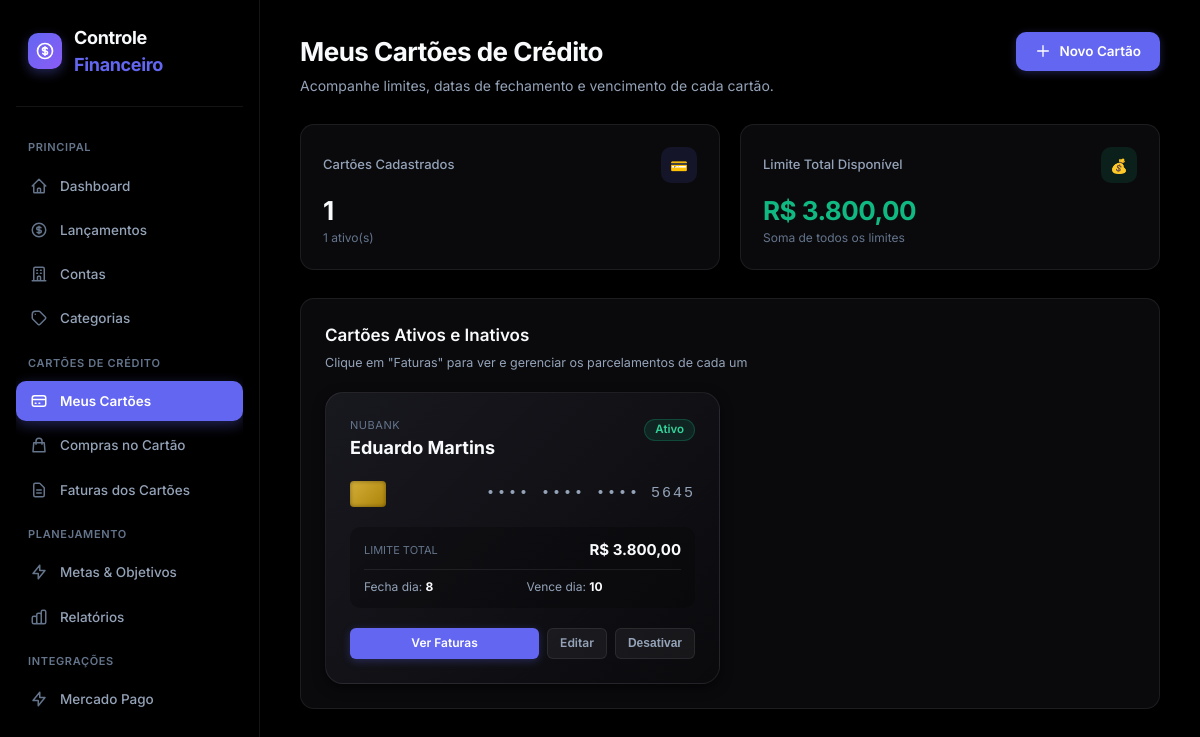
Screenshot of /cartoes/ with the database file from the repository.
### models/cartao.py (models this page shows, shortened)
class Cartao(db.Model):
    __tablename__ = "cartoes"
    id = db.Column(
        db.Integer,
        primary_key=True
    )
    nome = db.Column(
        db.String(100),
        nullable=False
    )
    banco = db.Column(
        db.String(100),
        nullable=False
    )
    ultimos_digitos = db.Column(
        db.String(4),
        nullable=True
    )
    limite = db.Column(
        db.Numeric(12, 2),
        nullable=False,
        default=0
    )
    dia_fechamento = db.Column(
        db.Integer,
        nullable=False
    )
    dia_vencimento = db.Column(
        db.Integer,
        nullable=False
    )
    ativo = db.Column(
        db.Boolean,
        nullable=False,
        default=True
    )
    criado_em = db.Column(
        db.DateTime,
        default=datetime.utcnow
    )
    faturas = db.relationship(
        "FaturaCartao",
        back_populates="cartao",
        cascade="all, delete-orphan"
    )

### routes/cartoes.py (the view)
@cartoes_bp.route("/")
def listar():
    cartoes = Cartao.query.order_by(
        Cartao.nome
    ).all()
    return render_template(
        "cartoes.html",
        cartoes=cartoes
    )

### app.py (called while the page is built)
def formatar_moeda(valor):
    try:
        valor = float(
            valor or 0
        )
    except (
        TypeError,
        ValueError
    ):
        valor = 0.0
    negativo = valor < 0
    valor = abs(
        valor
    )
    texto = f"{valor:,.2f}"
    texto = (
        texto
        .replace(",", "X")
        .replace(".", ",")
        .replace("X", ".")
    )
    if negativo:
        texto = "-" + texto
    return texto

### templates/cartoes.html (shortened to what this page needs)
{% extends "base.html" %}
{% block content %}
<div class="page-header">
    <div class="page-header-content">
        <h1>Meus Cartões de Crédito</h1>
        <p>Acompanhe limites, datas de fechamento e vencimento de cada cartão.</p>
    </div>
    <div class="page-header-actions">
        <a href="{{ url_for('cartoes.novo') }}" class="btn btn-primary">
            <svg xmlns="http://www.w3.org/2000/svg" width="16" height="16" fill="none" viewBox="0 0 24 24" stroke="currentColor">
                <path stroke-linecap="round" stroke-linejoin="round" stroke-width="2" d="M12 4v16m8-8H4"/>
            </svg>
            Novo Cartão
        </a>
    </div>
</div>
<div class="cards">
    <div class="card">
        <div class="card-header-line">
            <span class="card-title">Cartões Cadastrados</span>
            <div class="card-icon primary">💳</div>
        </div>
        <strong class="card-value valor-destaque">{{ cartoes|length }}</strong>
        <span class="card-subtext">{{ cartoes|selectattr("ativo")|list|length }} ativo(s)</span>
    </div>
    <div class="card">
        <div class="card-header-line">
            <span class="card-title">Limite Total Disponível</span>
            <div class="card-icon success">💰</div>
        </div>
        <strong class="card-value valor-positivo">
            R$ {{ cartoes|map(attribute="limite")|map("float")|sum|moeda }}
        </strong>
        <span class="card-subtext">Soma de todos os limites</span>
    </div>
</div>
<div class="panel">
    <div class="panel-header">
        <div>
            <h2 class="panel-title">Cartões Ativos e Inativos</h2>
            <span class="panel-subtitle">Clique em "Faturas" para ver e gerenciar os parcelamentos de cada um</span>
        </div>
    </div>
    <div style="display: grid; grid-template-columns: repeat(auto-fill, minmax(320px, 1fr)); gap: 20px;">
        {% for cartao in cartoes %}
        <div style="background: linear-gradient(135deg, #18181f 0%, #0a0a0d 100%); border: 1px solid var(--border); border-radius: var(--radius-xl); padding: 24px; position: relative; box-shadow: var(--shadow-md); transition: var(--transition);">
            <div style="display: flex; justify-content: space-between; align-items: flex-start; margin-bottom: 20px;">
                <div>
                    <span style="font-size: 11px; text-transform: uppercase; letter-spacing: 0.05em; color: var(--text-muted); display: block;">{{ cartao.banco }}</span>
                    <strong style="font-size: 18px; color: var(--text-primary);">{{ cartao.nome }}</strong>
                </div>
                <div>
                    {% if cartao.ativo %}
                        <span class="badge badge-success">Ativo</span>
                    {% else %}
                        <span class="badge badge-danger">Inativo</span>
                    {% endif %}
                </div>
            </div>
            <div style="display: flex; align-items: center; justify-content: space-between; margin-bottom: 20px;">
                <div style="width: 36px; height: 26px; background: linear-gradient(135deg, #d4af37, #aa820a); border-radius: 4px; box-shadow: inset 0 0 4px rgba(0,0,0,0.4);"></div>
                <div style="font-family: monospace; font-size: 15px; letter-spacing: 2px; color: var(--text-secondary);">
                    •••• •••• •••• {{ cartao.ultimos_digitos if cartao.ultimos_digitos else '----' }}
                </div>
            </div>
            <div style="background: rgba(0, 0, 0, 0.25); border-radius: var(--radius-md); padding: 12px 14px; margin-bottom: 20px;">
                <div style="display: flex; justify-content: space-between; align-items: center; margin-bottom: 8px;">
                    <span style="font-size: 11px; color: var(--text-muted); text-transform: uppercase;">Limite Total</span>
                    <strong style="font-size: 15px; color: var(--text-primary);">R$ {{ cartao.limite|moeda }}</strong>
                </div>
                <div style="display: grid; grid-template-columns: 1fr 1fr; gap: 8px; font-size: 12px; color: var(--text-secondary); border-top: 1px solid var(--border); padding-top: 8px;">
                    <div>Fecha dia: <strong style="color: var(--text-primary);">{{ cartao.dia_fechamento }}</strong></div>
                    <div>Vence dia: <strong style="color: var(--text-primary);">{{ cartao.dia_vencimento }}</strong></div>
                </div>
            </div>
            <div style="display: flex; align-items: center; justify-content: space-between; gap: 8px; flex-wrap: wrap;">
                <a href="{{ url_for('faturas_cartao.faturas_cartao', cartao_id=cartao.id) }}" class="btn btn-primary btn-sm" style="flex: 1;">
                    Ver Faturas
                </a>
                <a href="{{ url_for('cartoes.editar', id=cartao.id) }}" class="btn btn-secondary btn-sm">
                    Editar
                </a>
                <form method="POST" action="{{ url_for('cartoes.alternar', id=cartao.id) }}">
                    <button type="submit" class="btn btn-secondary btn-sm" title="Alternar status">
                        {{ 'Desativar' if cartao.ativo else 'Ativar' }}
                    </button>
                </form>
            </div>
        </div>
        {% else %}
        <div class="empty-state" style="grid-column: 1 / -1;">
            <div class="empty-state-icon">💳</div>
            <strong>Nenhum cartão cadastrado</strong>
            <span>Cadastre seu cartão de crédito para gerenciar faturas e parcelamentos.</span>
        </div>
        {% endfor %}
    </div>
</div>
{% endblock %}

### static/css/style.css (style rules this page uses)
:root { color-scheme: dark; --bg-base: #000000; --bg-surface: #0a0a0d; --bg-surface-hover: #121216; --bg-elevated: #16161c; --border: rgba(255, 255, 255, 0.08); --border-hover: rgba(255, 255, 255, 0.16); --border-focus: #6366f1; --text-primary: #f8fafc; --text-secondary: #94a3b8; --text-muted: #64748b; --primary: #6366f1; --primary-hover: #4f46e5; --primary-light: rgba(99, 102, 241, 0.12); --success: #10b981; --success-hover: #059669; --success-bg: rgba(16, 185, 129, 0.12); --danger: #f43f5e; --danger-hover: #e11d48; --danger-bg: rgba(244, 63, 94, 0.12); --warning: #f59e0b; --warning-hover: #d97706; --warning-bg: rgba(245, 158, 11, 0.12); --info: #0ea5e9; --info-bg: rgba(14, 165, 233, 0.12); --radius-sm: 6px; --radius-md: 10px; --radius-lg: 14px; --radius-xl: 18px; --shadow-sm: 0 1px 2px rgba(0, 0, 0, 0.5); --shadow-md: 0 4px 12px rgba(0, 0, 0, 0.6); --shadow-lg: 0 10px 25px rgba(0, 0, 0, 0.7); --sidebar-width: 260px; --transition: all 0.2s cubic-bezier(0.4, 0, 0.2, 1); }
* { box-sizing: border-box; margin: 0; padding: 0; }
html, body { min-height: 100%; background-color: #000000 !important; color: var(--text-primary); font-family: 'Inter', system-ui, -apple-system, BlinkMacSystemFont, 'Segoe UI', Roboto, sans-serif; font-size: 14px; line-height: 1.5; -webkit-font-smoothing: antialiased; }
.page-header { display: flex; align-items: flex-start; justify-content: space-between; margin-bottom: 28px; gap: 20px; flex-wrap: wrap; }
.page-header-content h1 { font-size: 26px; font-weight: 700; color: var(--text-primary); letter-spacing: -0.02em; margin-bottom: 4px; }
.page-header-content p { color: var(--text-secondary); font-size: 14px; }
.page-header-actions { display: flex; align-items: center; gap: 12px; }
.cards { display: grid; grid-template-columns: repeat(auto-fit, minmax(240px, 1fr)); gap: 20px; margin-bottom: 28px; }
.card { background: var(--bg-surface); border: 1px solid var(--border); border-radius: var(--radius-lg); padding: 22px; position: relative; overflow: hidden; transition: var(--transition); box-shadow: var(--shadow-sm); }
.card-header-line { display: flex; align-items: center; justify-content: space-between; margin-bottom: 12px; }
.card-title { color: var(--text-secondary); font-size: 13px; font-weight: 500; }
.card-icon { width: 36px; height: 36px; border-radius: var(--radius-md); display: flex; align-items: center; justify-content: center; flex-shrink: 0; }
.card-icon.primary { background: var(--primary-light); color: var(--primary); }
.card-icon.success { background: var(--success-bg); color: var(--success); }
.card-value { font-size: 26px; font-weight: 700; letter-spacing: -0.02em; display: block; line-height: 1.2; }
.card-subtext { margin-top: 8px; font-size: 12px; color: var(--text-muted); }
.panel { background: var(--bg-surface); border: 1px solid var(--border); border-radius: var(--radius-lg); padding: 24px; margin-bottom: 28px; box-shadow: var(--shadow-sm); }
.panel-header { display: flex; align-items: center; justify-content: space-between; margin-bottom: 20px; gap: 16px; }
.panel-title { font-size: 17px; font-weight: 600; color: var(--text-primary); margin-bottom: 2px; }
.panel-subtitle { font-size: 12.5px; color: var(--text-secondary); }
.valor-positivo { color: var(--success) !important; }
.valor-destaque { color: var(--text-primary) !important; }
.badge { display: inline-flex; align-items: center; gap: 6px; padding: 4px 10px; border-radius: 9999px; font-size: 11.5px; font-weight: 600; text-transform: capitalize; line-height: 1; }
.badge-pago, .badge-success { background: var(--success-bg); color: #34d399; border: 1px solid rgba(16, 185, 129, 0.25); }
.btn { display: inline-flex; align-items: center; justify-content: center; gap: 8px; padding: 9px 18px; font-size: 13.5px; font-weight: 600; border-radius: var(--radius-md); text-decoration: none; cursor: pointer; transition: var(--transition); border: 1px solid transparent; line-height: 1.4; }
.btn-primary { background: var(--primary); color: #ffffff; box-shadow: 0 2px 8px rgba(99, 102, 241, 0.3); }
.btn-secondary { background: rgba(255, 255, 255, 0.05); color: var(--text-secondary); border-color: var(--border); }
.btn-sm { padding: 6px 12px; font-size: 12px; border-radius: var(--radius-sm); }

### templates/base.html (style rules this page uses)
:root { color-scheme: dark; }
html, body, .app-layout, .main-wrapper { background-color: #000000 !important; color: #f8fafc !important; }

### rows the page displays
Cartao: banco "NUBANK", nome "Eduardo Martins", shows "Ativo", ultimos_digitos "5645", limite|moeda "3.800,00", dia_fechamento "8", dia_vencimento "10", ativo "Desativar"

### other values shown
{{ cartoes|length }} "1"
{{ cartoes|selectattr("ativo")|list|length }} "1"
{{ cartoes|map(attribute="limite")|map("float")|sum|moeda }} "3.800,00"
